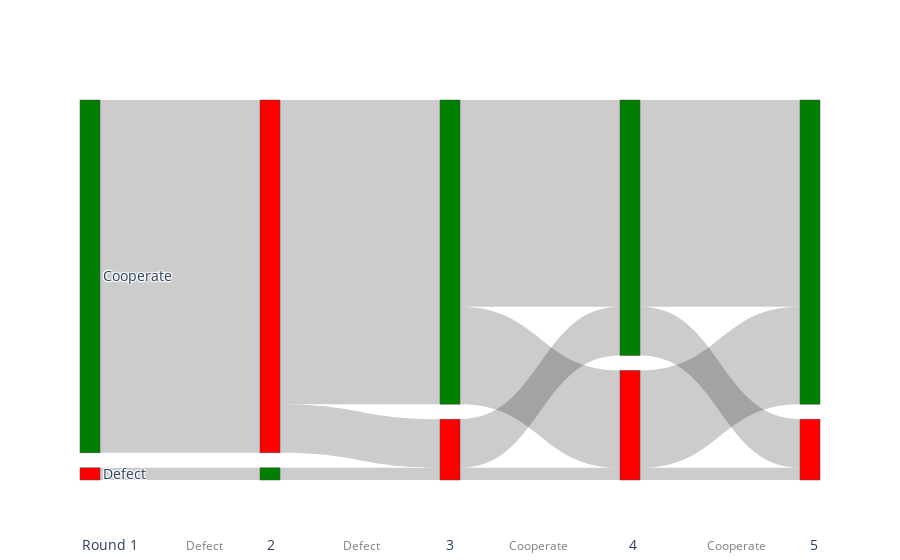

This figure's notebook cell:
### Markdown cell above
### Five Rounds

### Code cell
import plotly.graph_objects as go

fig = go.Figure(data=[go.Sankey(
    node = dict(
      pad = 15,
      thickness = 20,
      # line = dict(color = "black", width = 0.5),
      label = ["Cooperate", "Defect", "", "", "", "", "", "", "", ""],
      color = ["green", "red", "green", "red", "green", "red", "green", "red", "green", "red"],
      # x = [0, 0, 0.25, 0.25, 0.5, 0.5, 0.75, 0.75, 1, 1],
      # y = [0, 1, 0, 1, 0, 1, 0, 1, 0, 1]
    ),
    link = dict(
      # arrowlen=15,
      source = [0, 0, 1, 1, 2, 2, 3, 3, 4, 4, 5, 5, 6, 6, 7, 7],
      target = [2, 3, 2, 3, 4, 5, 4, 5, 6, 7, 6, 7, 8, 9, 8, 9],
      value = [0, 29, 1, 0, 0, 1, 25, 4, 17, 8, 4, 1, 17, 4, 8, 1] # gpt-4
     #  value = [6, 15, 1, 8, 5, 2, 9, 14, 10, 4, 5, 11, 12, 3, 2, 13] # turbo
  ))])

fig.update_layout(
    font_size=14,
    annotations=[
        dict(x=0, y=-0.2, xref='paper', yref='paper', showarrow=False, 
             text="Round 1"),
        dict(x=0.14, y=-0.2, xref='paper', yref='paper', showarrow=False, 
             text="Defect", font=dict(size=12, color='grey')),
        dict(x=0.25, y=-0.2, xref='paper', yref='paper', showarrow=False, 
             text="2"),
        dict(x=0.38, y=-0.2, xref='paper', yref='paper', showarrow=False, 
             text="Defect", font=dict(size=12, color='grey')),
        dict(x=0.5, y=-0.2, xref='paper', yref='paper', showarrow=False, 
             text="3"),
        dict(x=0.62, y=-0.2, xref='paper', yref='paper', showarrow=False, 
             text="Cooperate", font=dict(size=12, color='grey')),
        dict(x=0.755, y=-0.2, xref='paper', yref='paper', showarrow=False, 
             text="4"),
        dict(x=0.93, y=-0.2, xref='paper', yref='paper', showarrow=False, 
             text="Cooperate", font=dict(size=12, color='grey')),
        dict(x=1, y=-0.2, xref='paper', yref='paper', showarrow=False, 
             text="5")
    ],
)

fig.show()

### Figure 1 — Plotly figure (JSON) as saved in the notebook; plotly's stock layout.template omitted (floating-point values rounded to 4 significant figures)
{"data": [{"link": {"source": [0, 0, 1, 1, 2, 2, 3, 3, 4, 4, 5, 5, 6, 6, 7, 7], "target": [2, 3, 2, 3, 4, 5, 4, 5, 6, 7, 6, 7, 8, 9, 8, 9], "value": [0, 29, 1, 0, 0, 1, 25, 4, 17, 8, 4, 1, 17, 4, 8, 1]}, "node": {"color": ["green", "red", "green", "red", "green", "red", "green", "red", "green", "red"], "label": ["Cooperate", "Defect", "", "", "", "", "", "", "", ""], "pad": 15, "thickness": 20}, "type": "sankey"}], "layout": {"annotations": [{"showarrow": false, "text": "Round 1", "x": 0, "xref": "paper", "y": -0.2, "yref": "paper"}, {"font": {"color": "grey", "size": 12}, "showarrow": false, "text": "Defect", "x": 0.14, "xref": "paper", "y": -0.2, "yref": "paper"}, {"showarrow": false, "text": "2", "x": 0.25, "xref": "paper", "y": -0.2, "yref": "paper"}, {"font": {"color": "grey", "size": 12}, "showarrow": false, "text": "Defect", "x": 0.38, "xref": "paper", "y": -0.2, "yref": "paper"}, {"showarrow": false, "text": "3", "x": 0.5, "xref": "paper", "y": -0.2, "yref": "paper"}, {"font": {"color": "grey", "size": 12}, "showarrow": false, "text": "Cooperate", "x": 0.62, "xref": "paper", "y": -0.2, "yref": "paper"}, {"showarrow": false, "text": "4", "x": 0.755, "xref": "paper", "y": -0.2, "yref": "paper"}, {"font": {"color": "grey", "size": 12}, "showarrow": false, "text": "Cooperate", "x": 0.93, "xref": "paper", "y": -0.2, "yref": "paper"}, {"showarrow": false, "text": "5", "x": 1, "xref": "paper", "y": -0.2, "yref": "paper"}], "font": {"size": 14}}}
